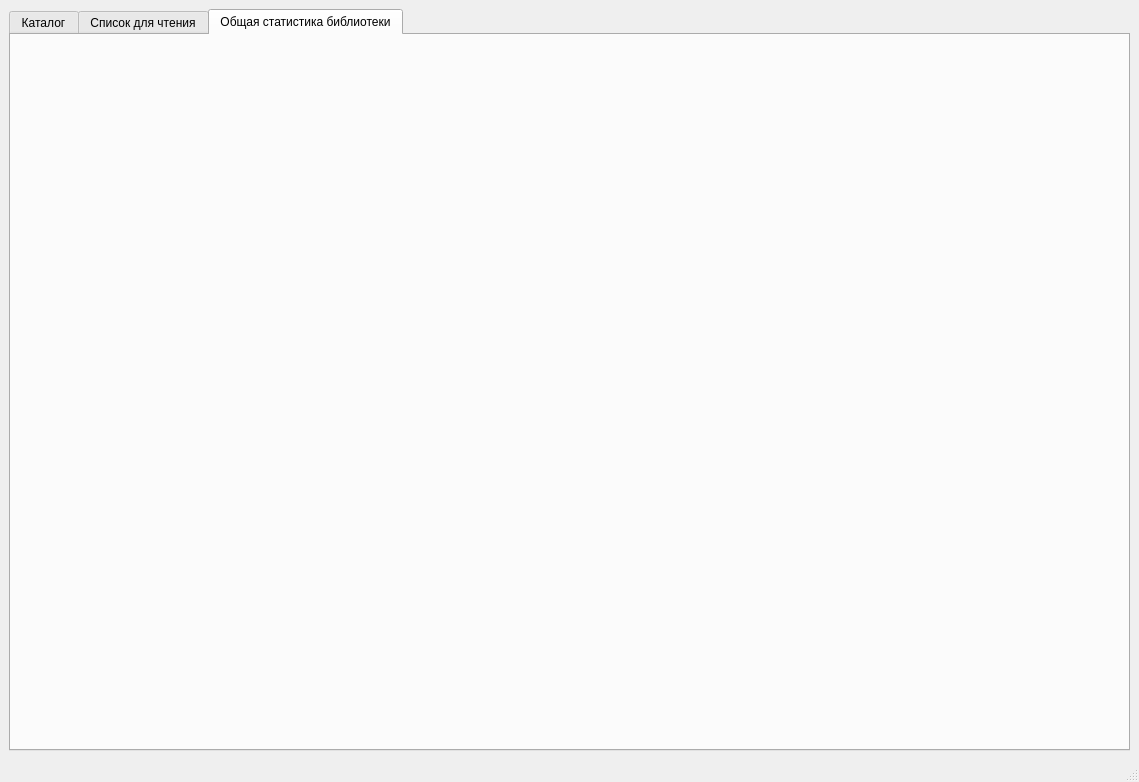
<?xml version="1.0" encoding="UTF-8"?>
<ui version="4.0">
 <class>MainWindow</class>
 <widget class="QMainWindow" name="MainWindow">
  <property name="enabled">
   <bool>true</bool>
  </property>
  <property name="geometry">
   <rect>
    <x>0</x>
    <y>0</y>
    <width>1139</width>
    <height>782</height>
   </rect>
  </property>
  <property name="sizePolicy">
   <sizepolicy hsizetype="Preferred" vsizetype="Preferred">
    <horstretch>111</horstretch>
    <verstretch>0</verstretch>
   </sizepolicy>
  </property>
  <property name="minimumSize">
   <size>
    <width>0</width>
    <height>0</height>
   </size>
  </property>
  <property name="maximumSize">
   <size>
    <width>16777215</width>
    <height>16777215</height>
   </size>
  </property>
  <property name="windowTitle">
   <string>Электронная Библиотека</string>
  </property>
  <property name="layoutDirection">
   <enum>Qt::LeftToRight</enum>
  </property>
  <widget class="QWidget" name="centralwidget">
   <layout class="QGridLayout" name="gridLayout_7">
    <item row="0" column="0">
     <widget class="QTabWidget" name="tabWidget">
      <property name="enabled">
       <bool>true</bool>
      </property>
      <property name="sizePolicy">
       <sizepolicy hsizetype="Preferred" vsizetype="Preferred">
        <horstretch>0</horstretch>
        <verstretch>0</verstretch>
       </sizepolicy>
      </property>
      <property name="whatsThis">
       <string>&lt;html&gt;&lt;head/&gt;&lt;body&gt;&lt;p&gt;Каталог&lt;/p&gt;&lt;/body&gt;&lt;/html&gt;</string>
      </property>
      <property name="styleSheet">
       <string notr="true"/>
      </property>
      <property name="currentIndex">
       <number>2</number>
      </property>
      <widget class="QWidget" name="tab">
       <property name="toolTip">
        <string>&lt;html&gt;&lt;head/&gt;&lt;body&gt;&lt;p&gt;Каталог&lt;/p&gt;&lt;p&gt;&lt;br/&gt;&lt;/p&gt;&lt;/body&gt;&lt;/html&gt;</string>
       </property>
       <attribute name="title">
        <string>Каталог</string>
       </attribute>
       <layout class="QGridLayout" name="gridLayout_6">
        <item row="5" column="4">
         <widget class="QComboBox" name="comboBox_2">
          <item>
           <property name="text">
            <string>фантастика</string>
           </property>
          </item>
          <item>
           <property name="text">
            <string>детектив</string>
           </property>
          </item>
          <item>
           <property name="text">
            <string>роман</string>
           </property>
          </item>
         </widget>
        </item>
        <item row="1" column="0">
         <widget class="QLabel" name="label">
          <property name="text">
           <string>Фильтры:</string>
          </property>
         </widget>
        </item>
        <item row="5" column="1">
         <widget class="QLineEdit" name="lineEdit_2"/>
        </item>
        <item row="0" column="0">
         <widget class="QPushButton" name="pushButton_5">
          <property name="text">
           <string>В закладки</string>
          </property>
         </widget>
        </item>
        <item row="0" column="2">
         <widget class="QPushButton" name="pushButton_3">
          <property name="text">
           <string>Обновить</string>
          </property>
         </widget>
        </item>
        <item row="3" column="0">
         <widget class="QLabel" name="label_2">
          <property name="text">
           <string>Год</string>
          </property>
         </widget>
        </item>
        <item row="6" column="1" colspan="2">
         <widget class="QPushButton" name="pushButton_7">
          <property name="sizePolicy">
           <sizepolicy hsizetype="Ignored" vsizetype="Minimum">
            <horstretch>0</horstretch>
            <verstretch>0</verstretch>
           </sizepolicy>
          </property>
          <property name="text">
           <string>Применить</string>
          </property>
         </widget>
        </item>
        <item row="3" column="1">
         <widget class="QLabel" name="label_4">
          <property name="text">
           <string>Автор</string>
          </property>
         </widget>
        </item>
        <item row="3" column="2">
         <widget class="QLabel" name="label_3">
          <property name="text">
           <string>Жанр</string>
          </property>
         </widget>
        </item>
        <item row="5" column="2">
         <widget class="QLineEdit" name="lineEdit_3"/>
        </item>
        <item row="8" column="0" colspan="5">
         <widget class="QTableWidget" name="tableWidget"/>
        </item>
        <item row="5" column="0">
         <widget class="QLineEdit" name="lineEdit"/>
        </item>
        <item row="0" column="1">
         <widget class="QPushButton" name="pushButton_4">
          <property name="sizePolicy">
           <sizepolicy hsizetype="Minimum" vsizetype="Minimum">
            <horstretch>0</horstretch>
            <verstretch>0</verstretch>
           </sizepolicy>
          </property>
          <property name="text">
           <string>Добавить</string>
          </property>
         </widget>
        </item>
        <item row="0" column="4">
         <widget class="QPushButton" name="pushButton_2">
          <property name="sizePolicy">
           <sizepolicy hsizetype="Expanding" vsizetype="Fixed">
            <horstretch>0</horstretch>
            <verstretch>0</verstretch>
           </sizepolicy>
          </property>
          <property name="text">
           <string>Удалить</string>
          </property>
         </widget>
        </item>
        <item row="7" column="1" colspan="2">
         <widget class="QPushButton" name="pushButton_8">
          <property name="text">
           <string>Сбросить</string>
          </property>
         </widget>
        </item>
       </layout>
      </widget>
      <widget class="QWidget" name="tab_2">
       <property name="enabled">
        <bool>true</bool>
       </property>
       <property name="maximumSize">
        <size>
         <width>16777215</width>
         <height>16777215</height>
        </size>
       </property>
       <property name="font">
        <font>
         <kerning>true</kerning>
        </font>
       </property>
       <attribute name="title">
        <string>Список для чтения</string>
       </attribute>
       <layout class="QGridLayout" name="gridLayout_8">
        <item row="1" column="0">
         <widget class="QPushButton" name="pushButton_6">
          <property name="text">
           <string>Удалить</string>
          </property>
         </widget>
        </item>
        <item row="2" column="0">
         <widget class="QTableWidget" name="tableWidget_2"/>
        </item>
        <item row="0" column="0">
         <widget class="QPushButton" name="pushButton">
          <property name="sizePolicy">
           <sizepolicy hsizetype="Minimum" vsizetype="Fixed">
            <horstretch>0</horstretch>
            <verstretch>0</verstretch>
           </sizepolicy>
          </property>
          <property name="minimumSize">
           <size>
            <width>545</width>
            <height>23</height>
           </size>
          </property>
          <property name="text">
           <string>Общая информация о профиле</string>
          </property>
         </widget>
        </item>
       </layout>
      </widget>
      <widget class="QWidget" name="tab_3">
       <attribute name="title">
        <string>Общая статистика библиотеки</string>
       </attribute>
       <layout class="QGridLayout" name="gridLayout_5">
        <item row="0" column="1">
         <layout class="QGridLayout" name="gridLayout"/>
        </item>
        <item row="0" column="0">
         <layout class="QGridLayout" name="gridLayout_2"/>
        </item>
        <item row="1" column="0" colspan="2">
         <layout class="QGridLayout" name="gridLayout_3"/>
        </item>
       </layout>
      </widget>
     </widget>
    </item>
   </layout>
  </widget>
  <widget class="QStatusBar" name="statusbar"/>
  <action name="actionuil">
   <property name="text">
    <string>uil</string>
   </property>
  </action>
  <action name="action">
   <property name="text">
    <string>помошь</string>
   </property>
  </action>
  <action name="action_2">
   <property name="text">
    <string>уцкакуап</string>
   </property>
  </action>
  <action name="action_3">
   <property name="text">
    <string>укпкупку</string>
   </property>
  </action>
 </widget>
 <resources/>
 <connections/>
</ui>
